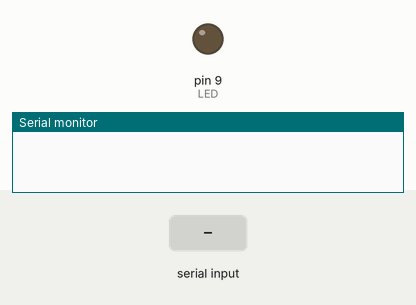
Simulated run of this sketch. Board: Arduino Uno, built with avr-gcc and run on an emulated ATmega328P. Parts: output pins drawn as LEDs (lit = HIGH), the last lines printed to the serial monitor. The test bench sets the inputs (shaded band).

Above: at 1.2 s.
1.3 s: "1" received over Serial
At 2.5 s:
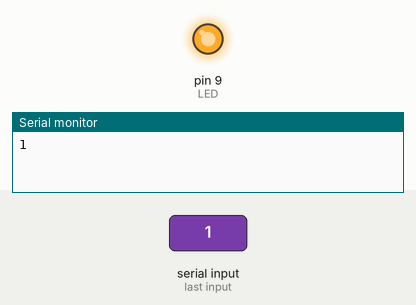
2.8 s: "0" received over Serial
At 3.8 s:
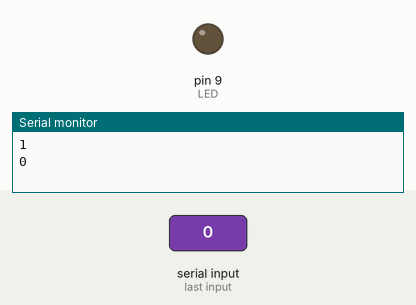
Timing chart, 0 to 5.8 s (numbered marks = the images above; inputs shaded):
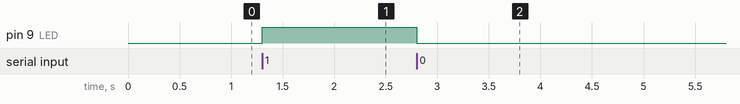

The sketch:

serial_communication_C++.ino
```cpp
const int LED=9;
char data;

void setup()
{
  pinMode(LED,OUTPUT);
  Serial.begin(9600);
}

void loop()
{
  if(Serial.available()>0)
  {
    data=Serial.read();
    Serial.println(data);
  }
  if(data=='1')
  {
    digitalWrite(LED,HIGH);
  }
  else if(data=='0')
  {
    digitalWrite(LED,LOW);
  }
}
```

Measured:
- after the input at 1.3 s, pin 9 (LED): LOW → HIGH at once
- after the input at 2.8 s, pin 9 (LED): HIGH → LOW at once
